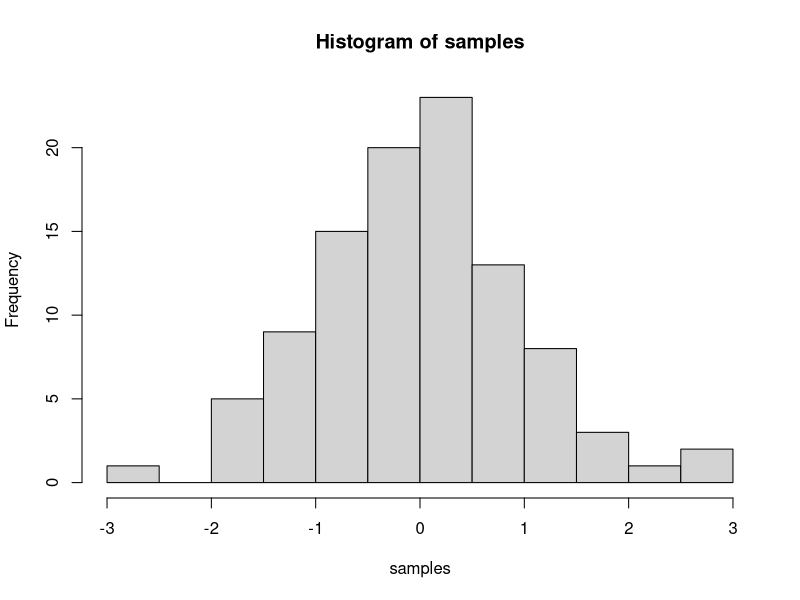

This figure's R source:
## ---- chunk 1
knitr::opts_chunk$set(message=FALSE,warning=FALSE, cache=TRUE)
## ---- chunk 2
samples <- rnorm(100, mean=0, sd=1)
hist(samples)
## ---- chunk 3
1+2
2*5
5/3
(1+6+4)/5

## ---- chunk 4
a<-1
b<-2
a+b

d<-c(1,2,3)
e<-c(5,6,7)
d+e
d*e
d/e

## ---- chunk 5
# for loop solution
# i becomes the number 1 to 100 at each step of the loop


a <- length(100) # make empty variable, set length to 100
for (i in 1:100){
  a[i] <-i #assigns the number in i, to the ith index of a
}

print(a)

# for loop solution #2

a<-c() #create empty variable using combine command
for (i in 1:100){
  a<-c(a,i) # keeps combining a with itself and the new number in i
}
print(a)

# seq solution
a <- seq(1,100,1) # look up help for seq using ?seq() in console
print(a)

